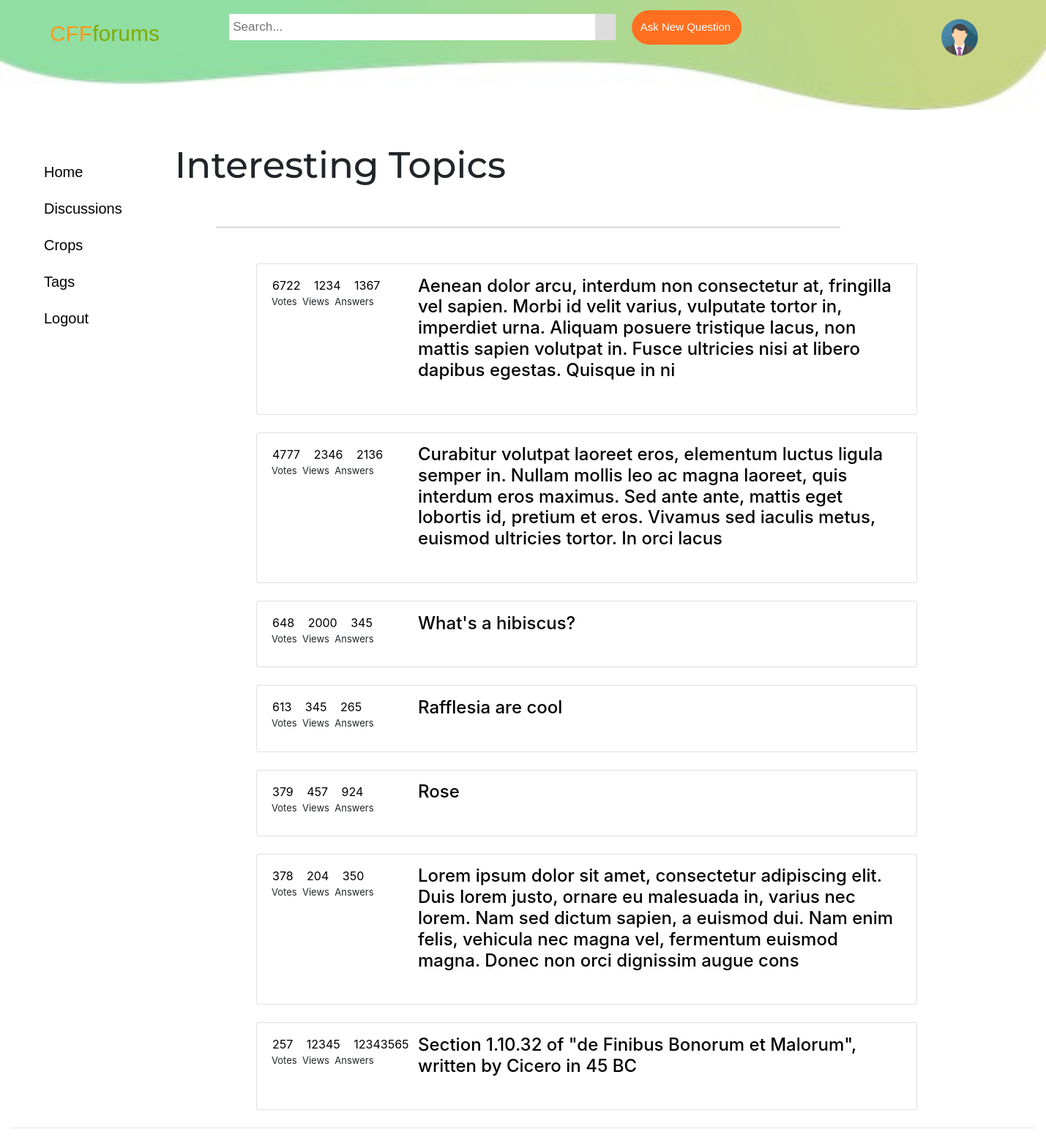
/frontend/discussion.php (signed in), run on the app's committed database.
### tables this page shows
CREATE TABLE `thread` (
  `ThreadID` int(10) NOT NULL,
  `ThreadModeratorID` int(10) NOT NULL,
  `ThreadUserID` int(10) NOT NULL,
  `ThreadSubject` varchar(255) NOT NULL,
  `ThreadDescription` varchar(500) NOT NULL,
  `ThreadVoteCount` int(10) NOT NULL,
  `ThreadSubscribedUserID` int(10) NOT NULL,
  `ThreadSubscribeduserCount` int(10) NOT NULL,
  `ThreadViewsCount` int(10) NOT NULL,
  `ThreadAnswersCount` int(10) NOT NULL,
  `ThreadUserFlag` int(1) DEFAULT NULL
);

### frontend/discussion.php (the view, shortened to what this page needs)
<!DOCTYPE html>
<html>
<head>
<link href="bootstrap.min.css" rel="stylesheet">
<link href="style.css" rel="stylesheet">
</head>
<body>
<div class="container-fluid">
  <div class="header">
    <div class="logo">
      <a href="home.php"><font color=#ff9918>CFF</font><font color=#81ab00>forums</font></a>
    </div>
    <div class="navbar">
      <ul>
      <li><div class="search-container">
    <form>
      <input type="text" placeholder="Search..." name="search">
      <button type="submit"><i class="material-icons"></i></button>
    </form>
    </div>
    </li>
    <li><div class="button" onclick="document.getElementById('id01').style.display='block'">Ask New Question</div></li>
    </ul>
    </div>
    <a href="profile.php"><img src="avatar.png" alt="Avatar" class="avatar"></a>
    <img src="header.jpg" alt="header" width=100% height= 150px>
    </div>
    <br />
    <div class="sidenav">
      <a href="home.php" class="nav-link">Home</a>
      <a href="discussion.php" class="nav-link">Discussions</a>
      <a href="crops.php" class="nav-link">Crops</a>
      <a href="tags.php" class="nav-link">Tags</a>
      <a href="logout.php" class="nav-link">Logout</a>
    </div>
    <div class="main">
    <h1 class="title">Interesting Topics</h1>
<div class="line"></div>
    <br />
    <br />
    <br />
    <br />
    </div>
    <div class="col-md-8">
    <?php
  include_once("config.php");
  $sql = "SELECT * FROM thread ORDER BY ThreadVoteCount DESC LIMIT 7 ";
  $res = mysqli_query($link,$sql);
  $threads = "";
  if(mysqli_num_rows($res) > 0){
    while($row = mysqli_fetch_assoc($res)){
      $threadID = $row['ThreadID'];
      $title = $row['ThreadSubject'];
      $viewcount = $row['ThreadViewsCount'];
      $votecount = $row['ThreadVoteCount'];
      $answercount = $row['ThreadAnswersCount'];
      $threads .= "<div class='card mb-4'>
                    <div class='card-body'>
                    <a href='#' class='btn'>".$votecount."</a>
                    <a href='#' class='btn'>".$viewcount."</a>
                    <a href='#' class='btn'>".$answercount."</a>
                    <font size='-1'>
          <p class='thread-button'>Votes&nbsp; Views&nbsp; Answers </p>
               </font>
               <div class='card-body1'>
                  <h4><a href='specificquestion.php?cthreadID=".$threadID." class='card-title'>".$title."</a></h4>
                </div>
               </div>
                    </div>";
    }
    echo $threads;
  }
   else {
     echo "<p>There are no threads available yet.</p>";
   }?>
   </div>
<hr>
</div>
</body>
</html>

### frontend/style.css (style rules this page uses)
* { box-sizing: border-box; }
.logo { position: absolute; top: 30%; left: 10%; transform: translate(-50%, -50%); font-size: 30px; font-family: Arial; text-decoration: none; }
a { text-decoration: none; color: black; }
.navbar { position: absolute; top: 30%; left: 45%; transform: translate(-50%, -50%); font-size: 20px; font-family: Arial; padding-bottom:20px; z-index: 1; }
.navbar ul li { list-style-type: none; display:inline-block; }
.navbar .search-container { float: center; }
.navbar input[type=text] { padding: 5px; margin-top: 20px; font-size: 17px; border: none; width: 600px; }
.navbar .search-container button { float: right; padding: 14px 14px; margin-top: 20px; margin-right: 16px; background: #ddd; font-size: 17px; width:10px; border: none; cursor: pointer; }
.button { background-color: #FF6F20; color: white; padding: 12px 12px; border: none; border-radius: 25px; cursor: pointer; font-size: 15px; width: 150px; }
.avatar { position:absolute; top: 17%; left: 90%; width: 50px; height: 50px; border-radius: 50%; z-index: 1; }
.sidenav { width: 200px; position: fixed; z-index: 1; top: 200px; left: 30px; background: transparent; overflow-x: hidden; padding: 10px 10px; }
.sidenav a { padding: 10px 20px 10px 20px; font-family: arial; text-decoration: bold; font-size: 20px; color: black; display: block; }
.main { position: relative; top: 30%; left: 20%; right:20%; float: left; width: 100%; height: 100%; padding-top: 200px; }
.thread-button { padding-top:0px; padding-left:0px; margin-top:0px; }
.card-body1 { padding-left:200px; margin-top:-62px; margin-bottom:25px; }
.card-body { margin-top:-10px; }
h1 { font-family: Arial; }
.line { width: 61%; height: 47px; border-bottom: 1px solid #bbb; position: absolute; }
.btn { text-align: center; padding-left:0px; padding-bottom:0px; margin-bottom:0px; }
button { background-color: #FF6F20; color: white; padding: 14px 20px; margin: 8px 0; border: none; cursor: pointer; width: 100%; }
.col-md-8 { margin-left:320px; margin-right:320px; }
.title { font-family: 'Montserrat', sans-serif; font-size: 50px; margin-top: -2%; margin-left: -4%; }
.navbar input[type=text] { padding: 5px; margin-top: 20px; font-size: 17px; border: none; width: 500px; }
.navbar .search-container button { float: right; padding: 18px 14px; margin-top: 20px; margin-right: 16px; background: #ddd; font-size: 17px; width:10px; border: none; cursor: pointer; }
.col-md-8 { margin-left:320px; maegin-right:320px; }

### data on the page
thread: ThreadVoteCount "6722", ThreadViewsCount "1234", ThreadAnswersCount "1367", ThreadSubject "Aenean dolor arcu, interdum non consectetur at, fringilla vel sapien. Morbi id velit varius, vulputate tortor in, imperdiet urna. Aliquam posuere tristique lacus, non mattis sapien volutpat in. Fusce ultricies nisi at libero dapibus egestas. Quisque in ni"
thread: ThreadVoteCount "4777", ThreadViewsCount "2346", ThreadAnswersCount "2136", ThreadSubject "Curabitur volutpat laoreet eros, elementum luctus ligula semper in. Nullam mollis leo ac magna laoreet, quis interdum eros maximus. Sed ante ante, mattis eget lobortis id, pretium et eros. Vivamus sed iaculis metus, euismod ultricies tortor. In orci lacus"
thread: ThreadVoteCount "648", ThreadViewsCount "2000", ThreadAnswersCount "345", ThreadSubject "What's a hibiscus?"
thread: ThreadVoteCount "613", ThreadViewsCount "345", ThreadAnswersCount "265", ThreadSubject "Rafflesia are cool"
thread: ThreadVoteCount "379", ThreadViewsCount "457", ThreadAnswersCount "924", ThreadSubject "Rose"
thread: ThreadVoteCount "378", ThreadViewsCount "204", ThreadAnswersCount "350", ThreadSubject "Lorem ipsum dolor sit amet, consectetur adipiscing elit. Duis lorem justo, ornare eu malesuada in, varius nec lorem. Nam sed dictum sapien, a euismod dui. Nam enim felis, vehicula nec magna vel, fermentum euismod magna. Donec non orci dignissim augue cons"
thread: ThreadVoteCount "257", ThreadViewsCount "12345", ThreadAnswersCount "12343565", ThreadSubject "Section 1.10.32 of \"de Finibus Bonorum et Malorum\", written by Cicero in 45 BC"
